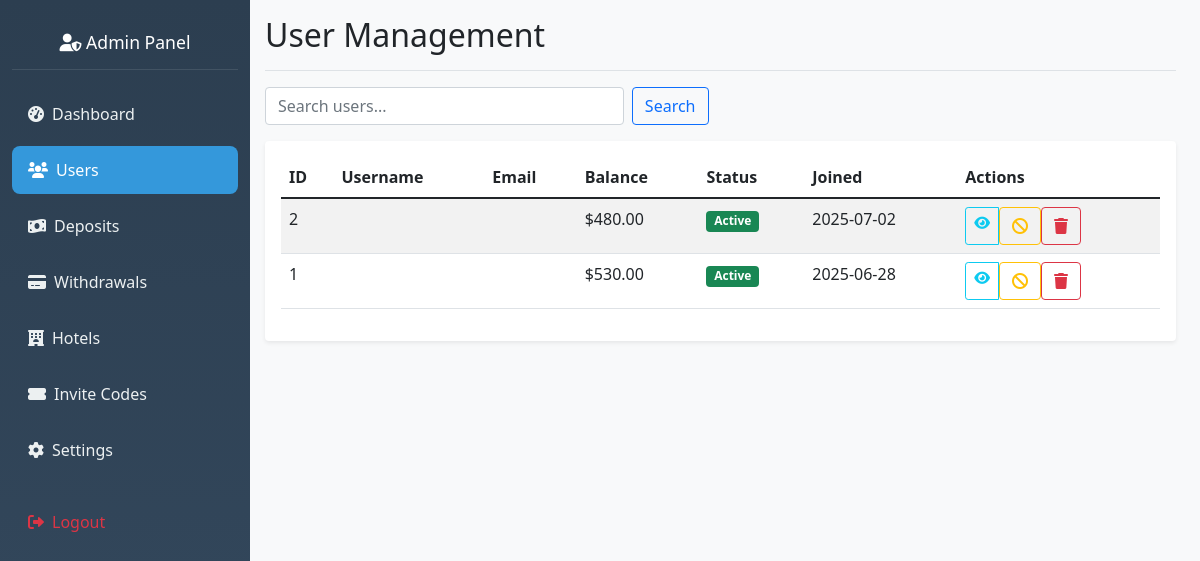
The page /admin/users (signed in) on the database as committed earlier.
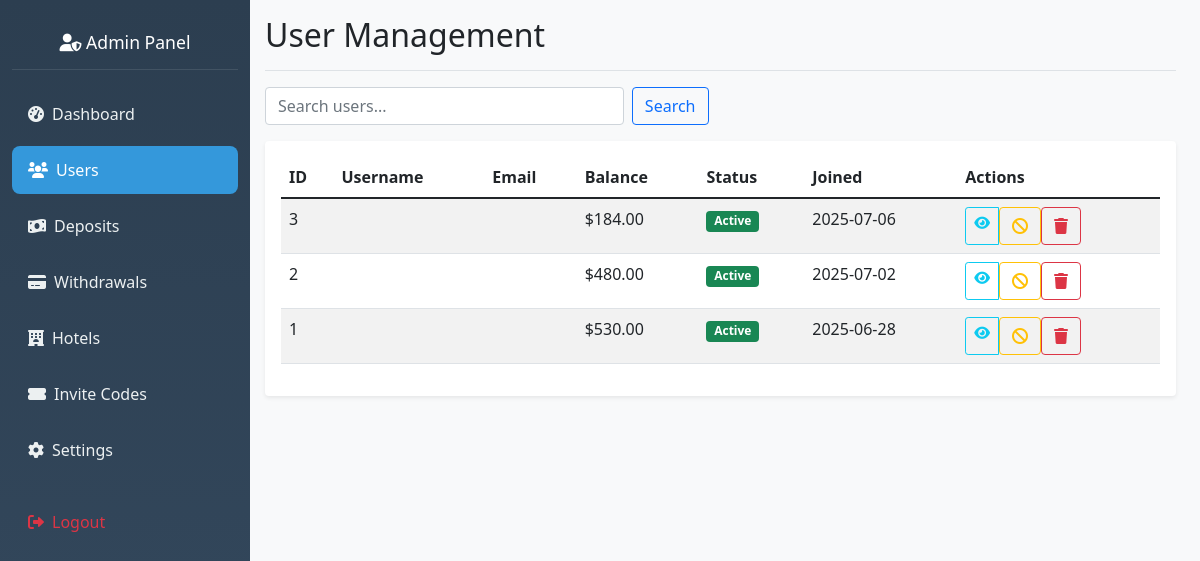
The same page on the database as committed later.
### hotel_app/models.py (models this page shows, shortened)
class User(db.Model, UserMixin):
    id = db.Column(db.Integer, primary_key=True)
    nickname = db.Column(db.String(80))
    user_id = db.Column(db.String(6), unique=True)
    agent_id = db.Column(db.String(6), unique=True)
    contact = db.Column(db.String(20))
    invitation_code = db.Column(db.String(20))
    member_points = db.Column(db.Integer, default=0)
    balance = db.Column(db.Float, default=0.0)
    vip_level = db.Column(db.String(10), default='VIP0')
    withdrawal_password = db.Column(db.String(100))
    password_hash = db.Column(db.String(100))
    is_active = db.Column(db.Boolean, default=False)
    created_at = db.Column(db.DateTime, default=datetime.utcnow)
    reservations = db.relationship('Reservation', backref='user', lazy=True)
    deposit_requests = db.relationship('DepositRequest', backref='user', lazy=True)
    withdrawal_requests = db.relationship('WithdrawalRequest', backref='user', lazy=True)

### hotel_app/routes.py (the view)
@app.route('/admin/users')
@admin_required
def view_users():
    page = request.args.get('page', 1, type=int)
    search = request.args.get('search', '')
    vip_filter = request.args.get('vip_level', '')
    users_query = User.query
    if search:
        users_query = users_query.filter(
            User.nickname.contains(search) |
            User.user.agent_id.contains(search)
        )
    if vip_filter:
        users_query = users_query.filter(User.vip_level == vip_filter)
    users = users_query.order_by(User.id.desc()).paginate(
        page=page, per_page=20, error_out=False
    )
    vip_levels = ['vip0', 'vip1', 'vip2', 'vip3']
    return render_template('admin_users.html',
                         users=users,
                         search=search,
                         vip_levels=vip_levels,
                         current_vip_filter=vip_filter)

### hotel_app/routes.py (called while the page is built)
def admin_required(f):
    @wraps(f)
    def wrapper(*args, **kwargs):
        admin_id = session.get('admin_id')
        if not admin_id:
            flash("Admin login required.", "danger")
            return redirect(url_for('admin_login'))
        admin = Admin.query.get(admin_id)
        if not admin or not admin.is_active:
            session.pop('admin_id', None)
            flash("Admin access denied.", "danger")
            return redirect(url_for('admin_login'))
        return f(*args, **kwargs)
    return wrapper

@app.before_request
def check_admin_routes():
    if request.endpoint and request.endpoint.startswith('admin_') and request.endpoint != 'admin_login':
        if 'admin_id' not in session:
            return redirect(url_for('admin_login'))

### hotel_app/templates/admin_users.html (shortened to what this page needs)
{% extends "admin_base.html" %}
{% block content %}
<div class="d-flex justify-content-between flex-wrap flex-md-nowrap align-items-center pb-2 mb-3 border-bottom">
    <h1 class="h2">User Management</h1>
</div>
<div class="row mb-3">
    <div class="col-md-6">
        <form method="GET" class="d-flex">
            <input type="text" class="form-control me-2" name="search" value="{{ search }}" placeholder="Search users...">
            <button type="submit" class="btn btn-outline-primary">Search</button>
        </form>
    </div>
</div>
<div class="card">
    <div class="card-body">
        <div class="table-responsive">
            <table class="table table-striped">
                <thead>
                    <tr>
                        <th>ID</th>
                        <th>Username</th>
                        <th>Email</th>
                        <th>Balance</th>
                        <th>Status</th>
                        <th>Joined</th>
                        <th>Actions</th>
                    </tr>
                </thead>
                <tbody>
                    {% for user in users.items %}
                    <tr>
                        <td>{{ user.id }}</td>
                        <td>{{ user.username }}</td>
                        <td>{{ user.email }}</td>
                        <td>${{ "%.2f"|format(user.balance or 0) }}</td>
                        <td>
                            <span class="badge bg-{{ 'success' if user.is_active else 'secondary' }}">
                                {{ 'Active' if user.is_active else 'Inactive' }}
                            </span>
                        </td>
                        <td>{{ user.created_at.strftime('%Y-%m-%d') if user.created_at else 'N/A' }}</td>
                        <td>
                            <div class="btn-group btn-group-sm">
                                <a href="{{ url_for('view_user_details', user_id=user.id) }}" class="btn btn-outline-info">
                                    <i class="fas fa-eye"></i>
                                </a>
                                <form method="POST" action="{{ url_for('toggle_user', user_id=user.id) }}" class="d-inline">
                                    <button type="submit" class="btn btn-outline-{{ 'warning' if user.is_active else 'success' }}">
                                        <i class="fas fa-{{ 'ban' if user.is_active else 'check' }}"></i>
                                    </button>
                                </form>
                                <form method="POST" action="{{ url_for('delete_user', user_id=user.id) }}" class="d-inline"
                                      onsubmit="return confirm('Are you sure you want to delete this user?')">
                                    <button type="submit" class="btn btn-outline-danger">
                                        <i class="fas fa-trash"></i>
                                    </button>
                                </form>
                            </div>
                        </td>
                    </tr>
                    {% endfor %}
                </tbody>
            </table>
        </div>
    </div>
</div>
{% endblock %}

### hotel_app/templates/admin_base.html (shortened to what this page needs)
<!DOCTYPE html>
<html lang="en">
    <head>
        <link href="https://cdn.jsdelivr.net/npm/bootstrap@5.1.3/dist/css/bootstrap.min.css" rel="stylesheet">
        <link href="https://cdnjs.cloudflare.com/ajax/libs/font-awesome/6.0.0/css/all.min.css" rel="stylesheet">
        <link rel="stylesheet" href="{{ url_for('static', filename='css/admin.css') }}">
    </head>
    <body>
        <div class="container-fluid">
            <div class="row no-gutters">
                <nav class="col-md-3 col-lg-2 d-md-block sidebar" id="sidebar">
                    <div class="position-sticky pt-3">
                        <div class="nav-header text-center">
                            <h4 class="text-white">
                                <i class="fas fa-user-shield"></i> Admin Panel
                            </h4>
                        </div>
                        <ul class="nav flex-column">
                            <li class="nav-item">
                                <a class="nav-link {% if request.endpoint == 'admin_dashboard' %}active{% endif %}"
                                    href="{{ url_for('admin_dashboard') }}">
                                    <i class="fas fa-tachometer-alt"></i>
                                    <span>Dashboard</span>
                                </a>
                            </li>
                            <li class="nav-item">
                                <a class="nav-link {% if request.endpoint == 'view_users' %}active{% endif %}"
                                    href="{{ url_for('view_users') }}">
                                    <i class="fas fa-users"></i>
                                    <span>Users</span>
                                </a>
                            </li>
                            <li class="nav-item">
                                <a class="nav-link {% if request.endpoint == 'view_deposits' %}active{% endif %}"
                                    href="{{ url_for('view_deposits') }}">
                                    <i class="fas fa-money-bill-wave"></i>
                                    <span>Deposits</span>
                                </a>
                            </li>
                            <li class="nav-item">
                                <a class="nav-link {% if request.endpoint == 'view_withdrawals' %}active{% endif %}"
                                    href="{{ url_for('view_withdrawals') }}">
                                    <i class="fas fa-credit-card"></i>
                                    <span>Withdrawals</span>
                                </a>
                            </li>
                            <li class="nav-item">
                                <a class="nav-link {% if request.endpoint == 'manage_hotels' %}active{% endif %}"
                                    href="{{ url_for('manage_hotels') }}">
                                    <i class="fas fa-hotel"></i>
                                    <span>Hotels</span>
                                </a>
                            </li>
                            <li class="nav-item">
                                <a class="nav-link {% if request.endpoint == 'generate_invitation_code' %}active{% endif %}"
                                    href="{{ url_for('generate_invitation_code') }}">
                                    <i class="fas fa-ticket-alt"></i>
                                    <span>Invite Codes</span>
                                </a>
                            </li>
                            <li class="nav-item">
                                <a class="nav-link {% if request.endpoint == 'admin_settings' %}active{% endif %}"
                                    href="{{ url_for('admin_settings') }}">
                                    <i class="fas fa-cog"></i>
                                    <span>Settings</span>
                                </a>
                            </li>
                            <li class="nav-item mt-3">
                                <a class="nav-link text-danger" href="{{ url_for('admin_logout') }}">
                                    <i class="fas fa-sign-out-alt"></i>
                                    <span>Logout</span>
                                </a>
                            </li>
                        </ul>
                    </div>
                </nav>
                <main class="col-md-9 ms-sm-auto col-lg-10 px-md-4 main-content">
                    <div class="pt-3 pb-2 mb-3">
                        {% block content %}{% endblock %}
                    </div>
                </main>
            </div>
        </div>
    </body>
</html>

### hotel_app/static/css/admin.css (style rules this page uses)
.sidebar { min-height: 100vh; background: linear-gradient(180deg, #2c3e50 0%, #34495e 100%); transition: transform 0.3s ease-in-out; overflow-y: auto; }
.sidebar .nav-link { color: #ecf0f1; padding: 0.75rem 1rem; border-radius: 0.5rem; margin: 0.25rem 0; display: flex; align-items: center; gap: 0.5rem; }
.sidebar .nav-link:hover, .sidebar .nav-link.active { background-color: #3498db; color: white; }
.main-content { background-color: #f8f9fa; min-height: 100vh; transition: margin-left 0.3s ease-in-out; }
.card { border: none; box-shadow: 0 0.125rem 0.25rem rgba(0, 0, 0, 0.075); }
.nav-header { padding: 1rem; border-bottom: 1px solid rgba(255, 255, 255, 0.1); margin-bottom: 1rem; }
.nav-header h4 { margin: 0; font-size: 1.1rem; }
@media (min-width: 992px) { .sidebar { position: static !important; transform: translateX(0) !important; width: auto !important; flex: 0 0 auto; } }
@media (min-width: 992px) { .main-content { margin-left: 0 !important; padding-left: 15px !important; padding-top: 0 !important; flex: 1 1 auto; } }
@media (min-width: 992px) { .container-fluid .row { display: flex !important; flex-wrap: nowrap !important; } }
@media (min-width: 992px) { .col-md-3, .col-lg-2 { flex: 0 0 auto; width: 250px; max-width: 250px; } }
@media (min-width: 992px) { .col-md-9, .col-lg-10 { flex: 1 1 auto; width: auto; max-width: none; } }
@media (min-width: 1200px) { .container-fluid .row { display: flex !important; } }
@media (min-width: 1200px) { .sidebar { position: static !important; width: 250px !important; flex: 0 0 250px !important; } }
@media (min-width: 1200px) { .main-content { flex: 1 1 auto !important; } }

Rows that differ between the two databases and show on the page:
added User: id "3", balance "184.00", is_active "Active", created_at "2025-07-06"
